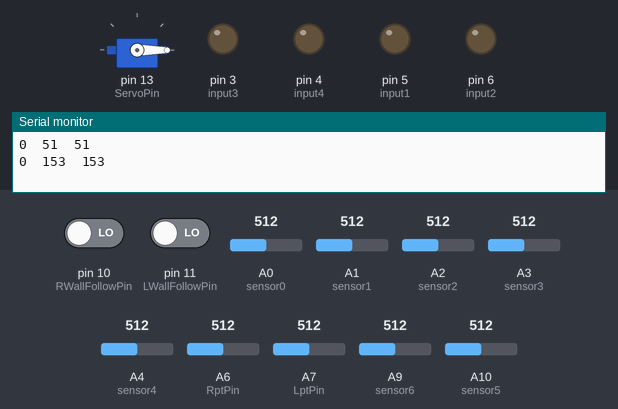
A sketch run on a simulated Arduino Mega 2560, built with avr-gcc and run on an emulated ATmega2560. Shown: servo, output pins drawn as LEDs (lit = HIGH), the last lines printed to the serial monitor. The inputs (shaded band) are chosen by the test bench; at power-on: pin 10 (RWallFollowPin) LOW, pin 11 (LWallFollowPin) LOW, A0 (sensor0) = 512, A1 (sensor1) = 512, A2 (sensor2) = 512, A3 (sensor3) = 512, A4 (sensor4) = 512, A6 (RptPin) = 512, A7 (LptPin) = 512, A9 (sensor6) = 512, A10 (sensor5) = 512.

Above: at 0.1 s.
At 1.28 s:
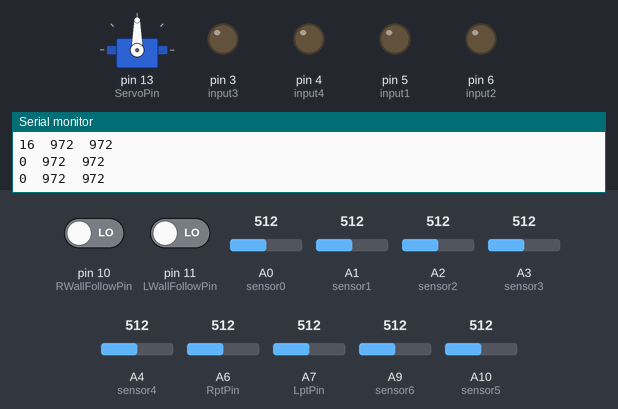
1.3 s: pin 10 (RWallFollowPin) driven HIGH
At 2.7 s:
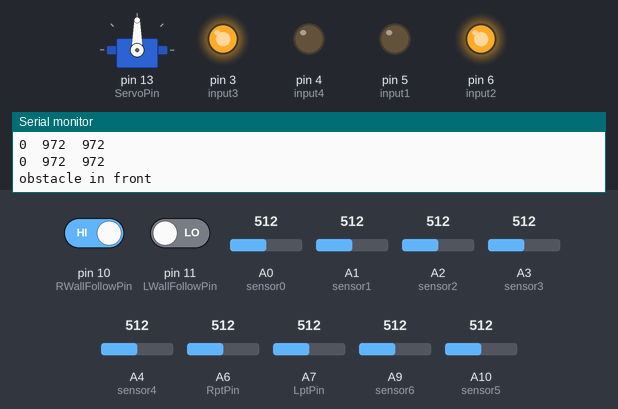
Timing chart, 0 to 4.3 s (numbered marks = the images above; inputs shaded):
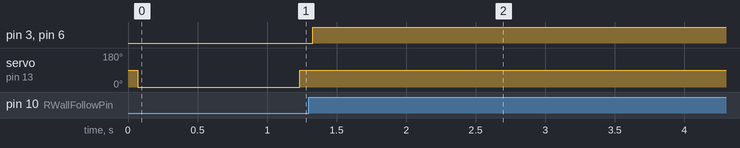

Measured:
- after the input at 1.3 s, pin 3 (input3), pin 6 (input2): LOW → HIGH at once

The sketch:

StopBot.ino
```cpp
//include servo library
#include <Servo.h>

// #DEFINE ALGORITHM PARAMETERS
//side distance threshholds
#define tooclose 6   //cm
#define toofar 14    //cm
#define diffthresh 2 //cm
#define diffcrazy 40
//front distance threshholds
#define frontthresh 20 //cm
//photo transistor threshholds
#define PTthresh 60
#define debounceArrayLength 10 //
//Servo positions
#define ServoLeft 200
#define ServoCenter 90 //experimentally determined center!1
#define ServoRight 0

// #DEFINE PINS
//switches
#define RWallFollowPin 10
#define LWallFollowPin 11
//hbridge
#define input1 5
#define input2 6
#define input3 3
#define input4 4
#define ServoPin 13
//sensors
#define sensor0 A0 // Right Rear Sharp IR
#define sensor1 A1 // Right Front Sharp IR
#define sensor2 A2 // Front Right Sharp IR
#define sensor3 A3 // Front Middle Sharp IR
#define sensor4 A4 // Front Left Sharp IR
#define sensor5 A10 // Left Front Sharp IR
#define sensor6 A9 // Left Rear Sharp IR
#define RptPin A6 // Right phototransistor
#define LptPin A7 // Left phototransistor

// #initialize global variables
Servo launcher;
int RWallFollowSwitch; int LWallFollowSwitch;

float volt0; float volt1; float volt2;
float volt3;
float volt4; float volt5; float volt6;

int distance0; int distance1; int distance2;
int distance3;
int distance4; int distance5; int distance6;

int diff;

int Rpt;
int Lpt;
int Rpt_avg;
int Lpt_avg;
int Rptdebounce[debounceArrayLength];
int Lptdebounce[debounceArrayLength];
int shotcount = 0;
bool takeshot = true;

void setup() {
  Serial.begin(9600);

  pinMode(RWallFollowPin, INPUT);
  pinMode(LWallFollowPin, INPUT);
  pinMode(input1, OUTPUT);
  pinMode(input2, OUTPUT);
  pinMode(input3, OUTPUT);
  pinMode(input4, OUTPUT);
  launcher.attach(ServoPin);
  delay(25);
  launcher.write(ServoCenter);
}

void loop() {

  ReadWorld();
  Serial.print(shotcount); Serial.print("\t");
  Serial.print(Lpt_avg); Serial.print("\t"); Serial.println(Rpt_avg);
  delay(20); //settle down

  if (shotcount > 15) {
    takeshot = false; //
  }

  if ((Rpt_avg < PTthresh && Lpt_avg < PTthresh) || not(takeshot)) {
    launcher.write(ServoCenter);
    shotcount = 0; //reset shotcount~!
  }

  if (Rpt_avg > PTthresh && takeshot) { //IR on the right
    RMotorStop();
    LMotorStop();
    launcher.write(ServoRight);
    shotcount += 1;
    delay(50);
  }
  else if (Lpt_avg > PTthresh && takeshot) {//IR on the left
    RMotorStop();
    LMotorStop();
    launcher.write(ServoLeft);
    shotcount += 1;
    delay(50);
  }

  else if (RWallFollowSwitch == 0 && LWallFollowSwitch == 0) {
    RMotorStop();
    LMotorStop();
  }

  else if (RWallFollowSwitch == 1) {//Right wall follow switch
    if (diff > 40) {// sensors are crazy, stop doing anything TODO: parameterize diff
      RMotorStop();
      LMotorStop();
    }
    else if (SomethingInFront()) { //obstacle in front
      Serial.println("obstacle in front");
      while (diff < -1 * diffthresh || diff > diffthresh || SomethingInFront()) {
        ReadWorld();
        //rotate right
        RMotorForward();
        LMotorReverse();
      }
    }
   // NO OBSTACLES IN FRONT, IS THERE ANYTHING ON THE SIDE?
   /* else if (distance0 >= toofar || distance1 >= toofar) {
      //if there's nothing to the side either, turn sharp!
      LMotorForward();
      RMotorStop();
      delay(20);
      RMotorForward();
      } */

    // NO OBSTACLES IN FRONT, THERE'S SOME WALL DETECTED ON THE SIDE
    else { //reasonable distance difference on the right side

      //do not get too close
      if (distance1 <= tooclose) {
        Serial.println("Move away from the wall");
        RMotorForward();
        LMotorReverse();
        delay(10);
        LMotorForward();
      }
      //do not get too far
      else if (distance1 >= toofar) {
        Serial.println("Move closer to the wall");
        RMotorReverse();
        LMotorForward();
        delay(10);
        RMotorForward();
      }

      //WALL FOLLOW ON THE RIGHT
      else { //not too far, not too close, let's WALL FOLLOW
        //if the back is closer than the front, turn right a bit
        if (diff <= -1 * diffthresh) {
          Serial.println("Right");   // right turn command
          RMotorStop();
          LMotorForward();
          delay(10);
          RMotorForward();
        }
        else if (diff >= diffthresh) {
          Serial.println("Left"); //left turn command
          RMotorForward();
          LMotorStop();
          delay(10);
          LMotorForward();
        }
        else {
          Serial.println("Go"); //going straight command
          RMotorForward();
          LMotorForward();
        }
      }
    }
  }

  else if (LWallFollowSwitch == 1) {//Left wall follow switch
    if (diff > 40) {// sensors are crazy, stop doing anything
      RMotorStop();
      LMotorStop();
    }
    else if (SomethingInFront()) { //obstacle in front
      Serial.println("obstacle in front");
      while (diff < -1 * diffthresh || diff > diffthresh || SomethingInFront()) {
        ReadWorld();
        //rotate right
        LMotorForward();
        RMotorReverse();
      }
    }


    // NO OBSTACLES IN FRONT, IS THERE ANYTHING ON THE SIDE?
    /* else if (distance5 >= toofar || distance6 >= toofar) {
      //if there's nothing to the side either, turn sharp!
      LMotorStop();
      RMotorForward();
      delay(20);
      LMotorForward();
      } */

    // NO OBSTACLES IN FRONT, THERE'S SOME WALL DETECTED ON THE SIDE
    else { //reasonable distance difference on the left side

      //do not get too close
      if (distance5  <= tooclose) {
        Serial.println("Move away from the wall");
        LMotorForward();
        RMotorReverse();
        delay(10);
        RMotorForward();
      }
      //do not get too far
      else if (distance5 >= toofar) {
        Serial.println("Move closer to the wall");
        LMotorReverse();
        RMotorForward();
        delay(10);
        LMotorForward();
      }

      //WALL FOLLOW
      else { //not too far, not too close, let's WALL FOLLOW
        //if the back is closer than the front, turn right a bit
        if (diff <= -1 * diffthresh) {
          Serial.println("Right");   // right turn command
          RMotorStop();
          LMotorForward();
          delay(10);
          RMotorForward();
        }
        else if (diff >= diffthresh) {
          Serial.println("Left"); //left turn command
          RMotorForward();
          LMotorStop();
          delay(10);
          LMotorForward();
        }
        else {
          Serial.println("Go"); //going straight command
          RMotorForward();
          LMotorForward();
        }
      }
    }
  }
}


// HELPER FUNCTIONS

void ReadWorld() {
  RWallFollowSwitch = digitalRead(RWallFollowPin);
  LWallFollowSwitch = digitalRead(LWallFollowPin);

  volt0 = analogRead(sensor0) * 0.0048828125; // value from sensor * (5/1024)
  volt1 = analogRead(sensor1) * 0.0048828125; // value from sensor * (5/1024)
  volt2 = analogRead(sensor2) * 0.0048828125; // value from sensor * (5/1024)
  volt3 = analogRead(sensor3) * 0.0048828125; // value from sensor * (5/1024)
  volt4 = analogRead(sensor4) * 0.0048828125; // value from sensor * (5/1024)
  volt5 = analogRead(sensor5) * 0.0048828125; // value from sensor * (5/1024)
  volt6 = analogRead(sensor6) * 0.0048828125; // value from sensor * (5/1024)

  Rpt = analogRead(RptPin);
  Lpt = analogRead(LptPin);

  Rpt_avg = moving_avg(Rpt,Rptdebounce);
  Lpt_avg = moving_avg(Lpt,Lptdebounce);

  //distance to wall in cm
  distance0 = 13 * pow(volt0, -1);
  distance1 = 13 * pow(volt1, -1);
  distance2 = 27.51 * pow(volt2, -1.18);
  distance3 = 27.51 * pow(volt3, -1.18);
  distance4 = 27.51 * pow(volt4, -1.18);
  distance5 = 13 * pow(volt5, -1);
  distance6 = 13 * pow(volt6, -1);

  if (RWallFollowSwitch == 1) {
    diff = distance0 - distance1;
  }
  else if (LWallFollowSwitch == 1) {
    diff = distance5 - distance6;
  }
  else {
    diff = 0;
  }
}

int moving_avg(int *pt, int *debounceArray) { //multi-use function for Left and Right side
  int sum = 0;
  int i;
  for (i = 0; i < debounceArrayLength-1; i++) {
    debounceArray[i] = debounceArray[i+1];
    sum += debounceArray[i];
  }
  debounceArray[debounceArrayLength-1] = pt;
  sum += pt;

  return sum/debounceArrayLength;
}

bool SomethingInFront() {
  if (distance2 < frontthresh || distance3 < frontthresh || distance4 < frontthresh) {
    return true;
  }
  else {
    return false;
  }
}

void RMotorReverse() {
  digitalWrite(input1, HIGH);
  digitalWrite(input2, LOW);
}

void RMotorForward() {
  digitalWrite(input1, LOW);
  digitalWrite(input2, HIGH);
}

void RMotorStop() {
  digitalWrite(input1, LOW);
  digitalWrite(input2, LOW);
}

void LMotorReverse() {
  digitalWrite(input3, HIGH);
  digitalWrite(input4, LOW);
}

void LMotorForward() {
  digitalWrite(input3, LOW);
  digitalWrite(input4, HIGH);
}

void LMotorStop() {
  digitalWrite(input3, LOW);
  digitalWrite(input4, LOW);
}
```
